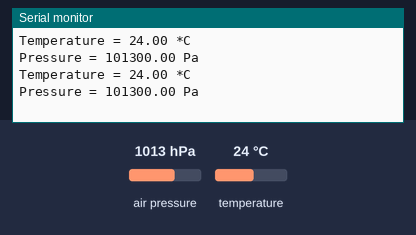
Bench run of a sketch on a simulated Arduino Uno, built with avr-gcc and run on an emulated ATmega328P. Shown: the last lines printed to the serial monitor. The test bench sets the inputs (shaded band); at power-on: air pressure 1013 hPa, temperature 24 °C.

Above: at 1.8 s.
1.9 s: air pressure set to 952 hPa
At 2.8 s:
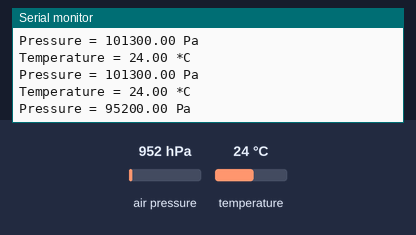
3.4 s: temperature set to 12 °C
At 4.7 s:
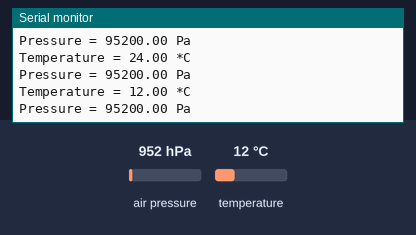
4.9 s: air pressure set to 975 hPa
At 5.8 s:
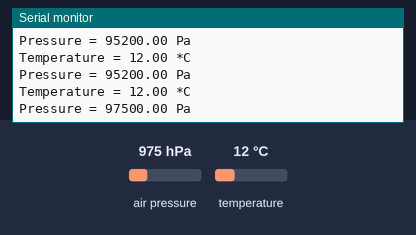
Timing chart, 0 to 7.9 s (numbered marks = the images above; inputs shaded):
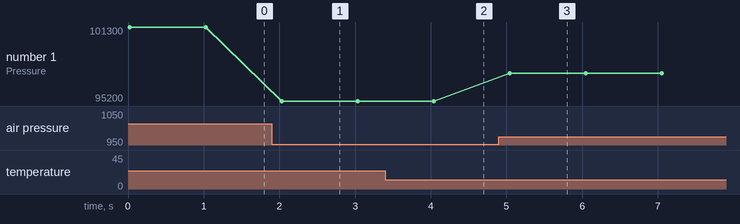

The sketch:

test_3_bmp.ino
```cpp
#include <Adafruit_BMP280.h>

Adafruit_BMP280 bmp;

void setup() {
    Serial.begin(9600); // we're gonna use default pins
    if (!bmp.begin(0x76)) { //starts and check simultaneously!!!!
        Serial.println(F("Could not find a valid BMP280 sensor, check wiring or "
                        "try a different address!"));
        Serial.print("SensorID was: 0x"); Serial.println(bmp.sensorID(),16);
        Serial.print("        ID of 0xFF probably means a bad address, a BMP 180 or BMP 085\n");
        Serial.print("   ID of 0x56-0x58 represents a BMP 280,\n");
        Serial.print("        ID of 0x60 represents a BME 280.\n");
        Serial.print("        ID of 0x61 represents a BME 680.\n");
        while (1) delay(10);
    }
}

void loop() {
  Serial.print(F("Temperature = "));
  Serial.print(bmp.readTemperature());
  Serial.println(" *C");

  Serial.print(F("Pressure = "));
  Serial.print(bmp.readPressure());
  Serial.println(" Pa");

  delay(1000);
}
```

Measured:
- after the input at 1.9 s, the serial monitor: prints a new line after 0.13 s (image 1)
- after the input at 3.4 s, the serial monitor: prints a new line after 0.61 s (image 2)
- after the input at 4.9 s, the serial monitor: prints a new line after 0.14 s (image 3)
- plotted number 1: 101300 → 95200 after the input at 1.9 s, 95200 → 97500 after the input at 4.9 s
